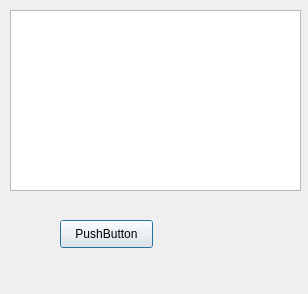
<?xml version="1.0" encoding="UTF-8"?>
<ui version="4.0">
 <class>Genderwindow</class>
 <widget class="QDialog" name="Genderwindow">
  <property name="geometry">
   <rect>
    <x>0</x>
    <y>0</y>
    <width>308</width>
    <height>294</height>
   </rect>
  </property>
  <property name="windowTitle">
   <string>Dialog</string>
  </property>
  <widget class="QTableView" name="tableView">
   <property name="geometry">
    <rect>
     <x>10</x>
     <y>10</y>
     <width>291</width>
     <height>181</height>
    </rect>
   </property>
  </widget>
  <widget class="QPushButton" name="pushButton">
   <property name="geometry">
    <rect>
     <x>60</x>
     <y>220</y>
     <width>93</width>
     <height>28</height>
    </rect>
   </property>
   <property name="text">
    <string>PushButton</string>
   </property>
  </widget>
 </widget>
 <resources/>
 <connections/>
</ui>
